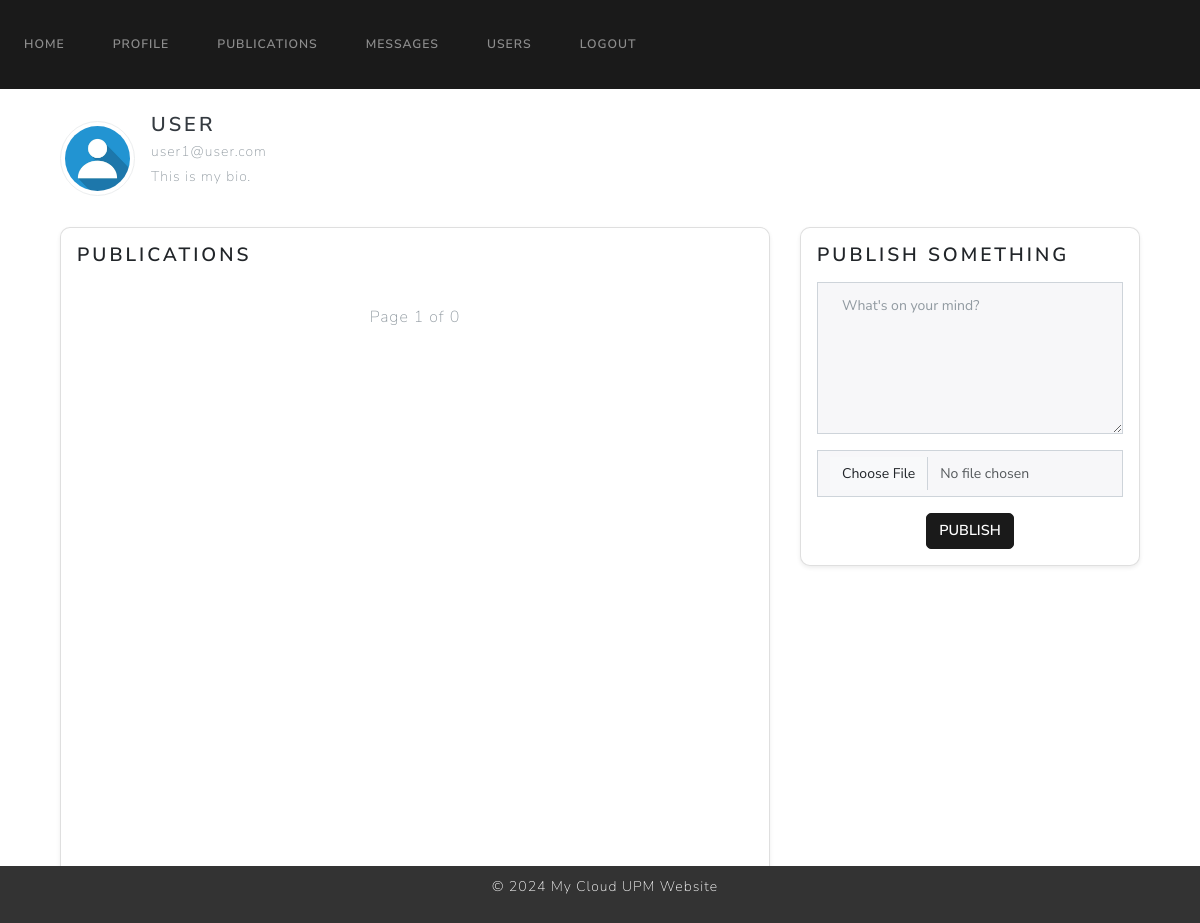
The page /publications (signed in) on the database as committed earlier.
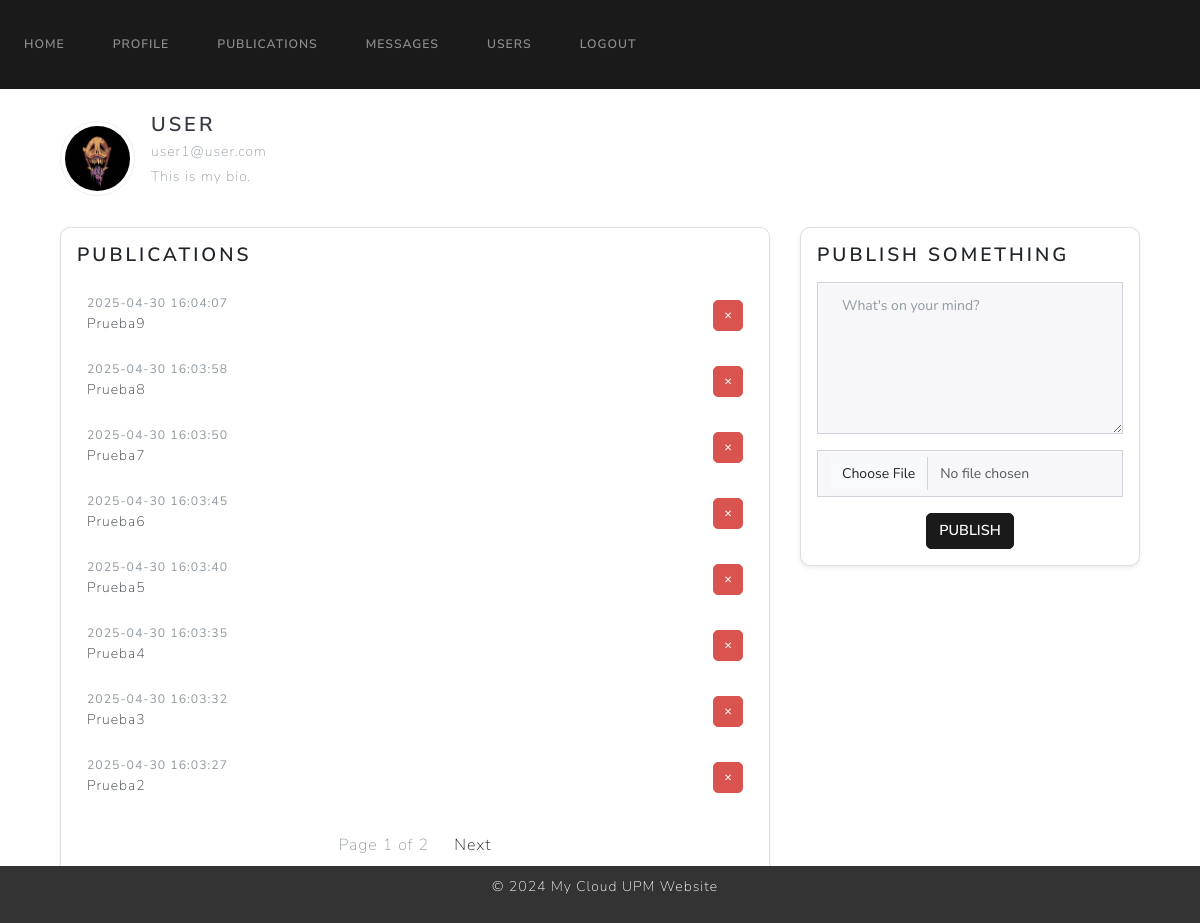
The same page on the database as committed later.
### website/models.py (models this page shows)
class User(UserMixin, db.Model):
    id = db.Column(db.Integer, primary_key=True)
    name = db.Column(db.String(100), unique=False, nullable=False)
    surname = db.Column(db.String(100), unique=False, nullable=False)
    email = db.Column(db.String(100), unique=True, nullable=False)
    password = db.Column(db.String(100), nullable=False)
    bio = db.Column(db.Text, default="This is my bio.")  # Bio field
    role = db.Column(db.Integer, nullable=False, default=1)  # 0 para admin, 1 para usuario regular
    is_blocked = db.Column(db.Boolean, nullable=False, default=False)  # Campo para indicar si el usuario está bloqueado
    profile_pic = db.Column(db.String(150), default='default.jpg')
    twitter = db.Column(db.String(255), nullable=True)    # Twitter URL
    linkedin = db.Column(db.String(255), nullable=True)   # LinkedIn URL
    publications = db.relationship('Publication')
    login_records = db.relationship('LoginRecord')

class Publication(db.Model):
    id = db.Column(db.Integer, primary_key=True)
    content = db.Column(db.Text, nullable=False)
    date = db.Column(db.DateTime(timezone=True), default=func.now())
    user_id = db.Column(db.Integer, db.ForeignKey('user.id'), nullable=False)
    file_path = db.Column(db.String(255), nullable=True)

### website/views.py (the view, shortened to what this page needs)
@views.route('/publications', methods=['GET', 'POST'])
@login_required
def publications():
    page = request.args.get('page', 1, type=int)
    per_page = 8
    user_publications = Publication.query.filter_by(user_id=current_user.id).order_by(Publication.date.desc()).paginate(page=page, per_page=per_page)
    return render_template("publications.html", user=current_user, user_publications=user_publications)

### website/templates/publications.html (shortened to what this page needs)
{% extends "base.html" %}
{% block content %}
<div class="container mt-4">
    <div class="d-flex align-items-center mb-4">
        <div class="me-3">
            {% if user.profile_pic %}
                <img src="{{ url_for('static', filename='profile_pics/' + user.profile_pic) }}" alt="Profile Picture" class="profile-pic img-thumbnail">
            {% else %}
                <img src="{{ url_for('static', filename='profile_pics/default.jpg') }}" alt="Default Profile Picture" class="profile-pic img-thumbnail">
            {% endif %}
        </div>
        <div>
            <h4 class="text-dark mb-1">{{ user.name }}</h4>
            <p class="text-muted mb-0">{{ user.email }}</p>
            <p class="text-muted mt-1">{{ user.bio }}</p>
        </div>
    </div>
    <div class="row">
        <div class="col-md-8">
            <div class="card shadow-sm p-3 mb-4">
                <h5 class="card-title">Publications</h5>
                <div style="height: 600px; overflow-y: auto;">
                    <ul class="list-group list-group-flush" id="publications">
                        {% for publication in user_publications.items %}
                        <li class="list-group-item">
                            <div class="d-flex justify-content-between align-items-center flex-wrap w-100">
                                <div class="me-2">
                                    <small class="text-muted">{{ publication.date }}</small>
                                    <p class="mb-1 text-dark">{{ publication.content }}</p>
                                </div>
                                {% if user.email == current_user.email %}
                                <form method="POST" action="{{ url_for('views.deletePublication') }}">
                                    <button type="submit" class="btn btn-sm btn-danger ms-auto">&times;</button>
                                </form>
                                {% endif %}
                            </div>
                        </li>
                        {% endfor %}
                    </ul>
                    <nav aria-label="Page navigation" class="mt-3">
                        <ul class="pagination justify-content-center">
                            <li class="page-item disabled">
                                <span class="page-link">Page {{ user_publications.page }} of {{ user_publications.pages }}</span>
                            </li>
                            {% if user_publications.has_next %}
                            <li class="page-item">
                                <a class="page-link" href="{{ url_for('views.publications', page=user_publications.next_num) }}">Next</a>
                            </li>
                            {% endif %}
                        </ul>
                    </nav>
                </div>
            </div>
        </div>
        {% if user.email == current_user.email %}
        <div class="col-md-4">
            <div class="card shadow-sm p-3">
                <h5 class="card-title">Publish Something</h5>
                <form method="POST" enctype="multipart/form-data">
                    <div class="mb-3">
                        <textarea name="publication" class="form-control" rows="6" placeholder="What's on your mind?"></textarea>
                    </div>
                    <div class="mb-3">
                        <input type="file" name="publication_file" class="form-control">
                    </div>
                    <div class="text-center">
                        <button type="submit" class="btn btn-primary btn-sm">Publish</button>
                    </div>
                </form>
            </div>
        </div>
        {% endif %}
    </div>
</div>
{% endblock %}

### website/templates/base.html (shortened to what this page needs)
<!DOCTYPE html>
<html>
    <head>
        <link href="https://cdn.jsdelivr.net/npm/bootstrap@5.3.3/dist/css/bootstrap.min.css" rel="stylesheet">
        <link rel="stylesheet" href="https://cdn.jsdelivr.net/npm/bootswatch@4.5.2/dist/lux/bootstrap.min.css">
    </head>
    <body>
        <nav class="navbar navbar-expand-lg navbar-dark bg-primary">
            <div class="collapse navbar-collapse" id="navbarNav">
                <div class="navbar-nav">
                    {% if user.is_authenticated %}
                    <a class="nav-item nav-link" id="home" href="/home">Home</a>
                    <a class="nav-item nav-link" id="profile" href="/profile">Profile</a>
                    <a class="nav-item nav-link" id="publications" href="/publications">Publications</a>
                    <a class="nav-item nav-link" id="messages" href="/messages">Messages</a>
                    <a class="nav-item nav-link" id="userlist" href="/userlist">Users</a>
                    <a class="nav-item nav-link" id="profile" href="/logout">Logout</a>
                    {% endif %}
                </div>
            </div>
        </nav>
        <div class="container" style="flex: 1;">
            {% block content %}
            {% endblock %}
        </div>
        <footer style="background-color: #333;
                        color: #fff;
                        text-align: center;
                        padding: 10px;
                        position: fixed;
                        bottom: 0;
                        width: 100%;">
            <p style="margin-left: 10px;">&copy; 2024 My Cloud UPM Website</p>
        </footer>
    </body>
</html>

### website/templates/publications.html (style rules this page uses)
.profile-pic { width: 75px; height: 75px; object-fit: cover; border-radius: 50%; }
.card { border-radius: 10px; background-color: #fff; box-shadow: 0 2px 4px rgba(0, 0, 0, 0.1); }
.list-group-item { border: none; padding: 10px; }
.btn-danger { font-size: 0.8rem; border-radius: 5px; padding: 5px 10px; }
.btn-primary.btn-sm { font-size: 0.9rem; padding: 6px 12px; border-radius: 5px; }
.card-title { font-size: 1.2rem; margin-bottom: 15px; }

Rows that differ between the two databases and show on the page:
changed User "USER": profile_pic: picture added in place of a placeholder
added Publication: date "2025-04-30 16:04:07", content "Prueba9"
added Publication: date "2025-04-30 16:03:58", content "Prueba8"
added Publication: date "2025-04-30 16:03:50", content "Prueba7"
added Publication: date "2025-04-30 16:03:45", content "Prueba6"
added Publication: date "2025-04-30 16:03:40", content "Prueba5"
added Publication: date "2025-04-30 16:03:35", content "Prueba4"
added Publication: date "2025-04-30 16:03:32", content "Prueba3"
added Publication: date "2025-04-30 16:03:27", content "Prueba2"
Other text that changed with them:
{{ user_publications.pages }}: "0" → "2"
text now shown: "Next"
